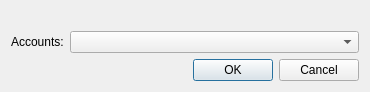
<?xml version="1.0" encoding="UTF-8"?>
<ui version="4.0">
 <class>AccountHandlerChooserDialog</class>
 <widget class="QDialog" name="AccountHandlerChooserDialog">
  <property name="geometry">
   <rect>
    <x>0</x>
    <y>0</y>
    <width>370</width>
    <height>91</height>
   </rect>
  </property>
  <property name="windowTitle">
   <string>Choose account</string>
  </property>
  <layout class="QVBoxLayout" name="verticalLayout">
   <item>
    <widget class="QLabel" name="Text_">
     <property name="text">
      <string/>
     </property>
    </widget>
   </item>
   <item>
    <layout class="QHBoxLayout" name="horizontalLayout">
     <item>
      <widget class="QLabel" name="label">
       <property name="text">
        <string>Accounts:</string>
       </property>
      </widget>
     </item>
     <item>
      <widget class="QComboBox" name="AccountsBox_">
       <property name="sizePolicy">
        <sizepolicy hsizetype="Expanding" vsizetype="Fixed">
         <horstretch>0</horstretch>
         <verstretch>0</verstretch>
        </sizepolicy>
       </property>
      </widget>
     </item>
    </layout>
   </item>
   <item>
    <widget class="QDialogButtonBox" name="buttonBox">
     <property name="orientation">
      <enum>Qt::Horizontal</enum>
     </property>
     <property name="standardButtons">
      <set>QDialogButtonBox::Cancel|QDialogButtonBox::Ok</set>
     </property>
    </widget>
   </item>
  </layout>
 </widget>
 <resources/>
 <connections>
  <connection>
   <sender>buttonBox</sender>
   <signal>accepted()</signal>
   <receiver>AccountHandlerChooserDialog</receiver>
   <slot>accept()</slot>
   <hints>
    <hint type="sourcelabel">
     <x>248</x>
     <y>254</y>
    </hint>
    <hint type="destinationlabel">
     <x>157</x>
     <y>274</y>
    </hint>
   </hints>
  </connection>
  <connection>
   <sender>buttonBox</sender>
   <signal>rejected()</signal>
   <receiver>AccountHandlerChooserDialog</receiver>
   <slot>reject()</slot>
   <hints>
    <hint type="sourcelabel">
     <x>316</x>
     <y>260</y>
    </hint>
    <hint type="destinationlabel">
     <x>286</x>
     <y>274</y>
    </hint>
   </hints>
  </connection>
 </connections>
</ui>
